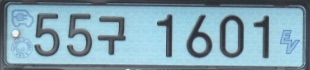
#> input picture data/55구1601_1625339435.jpg, 310 x 70 px
$ python auto_fill.py   (older library calls are emulated)
#> lines starting #> are read from the running program, lines starting #| are printed output that depends on the picture
import os
import glob
import random

from PIL import Image, ImageDraw, ImageFont
import numpy as np

import matplotlib
from matplotlib import pyplot as plt


TARGET_WIDTH = 96
TARGET_HEIGHT = 48

# print radio
print('Radio: ', TARGET_WIDTH / TARGET_HEIGHT)

# opencv
import cv2
# otsu binarization
def otsu_binarize(img):
    img = np.array(img)
    ret, img = cv2.threshold(img, 0, 255, cv2.THRESH_OTSU)
    return Image.fromarray(img)


# open image via path and keep Green channel only
def open_image(path, channel='G'):
#> called with path = 'data/55구1601_1625339435.jpg', channel = 'R'
    img = Image.open(path)
#> img is the input picture: PIL image 310x70 RGB; mean R, G, B 131.2, 164.2, 178.2
    img = img.convert('RGB')
    r, g, b = img.split()
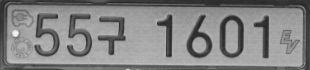
#> r: PIL image 310x70 L; min 34, max 246, mean 131.2
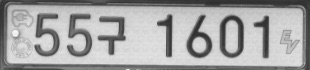
#> g: PIL image 310x70 L; min 43, max 249, mean 164.2
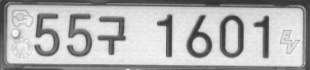
#> b: PIL image 310x70 L; min 46, max 253, mean 178.2
    if channel == 'R':
        return r
    elif channel == 'G':
        return g
    elif channel == 'B':
        return b
    else:
        return img.convert('L')


# create a new image with black background
def create_image(raw_img, width=TARGET_WIDTH, height=TARGET_HEIGHT):
#> called with width = 96, height = 48
    img = Image.new('L', (width, height), (0))
#> img: PIL image 96x48 L; every value is 0
    # resize the raw image to fit the target image width, and keep the ratio
    raw_img = raw_img.resize(
        (TARGET_WIDTH, int(raw_img.size[1] * TARGET_WIDTH / raw_img.size[0])),
        Image.ANTIALIAS
    )
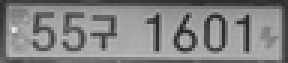
#> raw_img: PIL image 96x21 L (shown 3 times larger); min 33, max 229, mean 131.1
    # paste the raw image to the target image at top
    img.paste(raw_img, (0, 0))
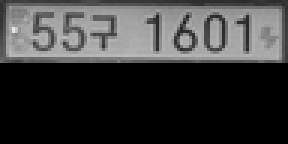
#> img: PIL image 96x48 L (shown 3 times larger); min 0, max 229, mean 57.3
    return img


# function to binarize the image, threshold is 128
def binarize(img, threshold=128):
    ba = np.array(img)
    ba[ba < threshold] = 0
    ba[ba >= threshold] = 255
    return Image.fromarray(ba)


if __name__ == '__main__':
    # open the raw image via path
    # path = 'data/88거9742_1625465514.jpg'       # black-white
    # path = 'data/79버1012_1625465514.jpg'       # green
    # path = 'data/제주79바4470_1625339435.jpg'    # yellow
    path = 'data/55구1601_1625339435.jpg'       # blue

    # [5 lines of commented-out code are left out]
    print('Radio: ', Image.open(path).size[0] / Image.open(path).size[1])

    # four imgs to show
    fig = plt.figure(figsize=(8, 5))

    for i, color in zip(range(1, 5), ['R', 'G', 'B', 'L']):
        fig.add_subplot(2, 2, i)
        # title
        plt.title(color)
        img = open_image(path, channel=color)
        # create a new image
        img = create_image(img)
        # img = np.invert(img)

        # binarize the image
        # img = otsu_binarize(img)
        plt.imshow(img, cmap='gray')

    # # show
    # plt.imshow(img, cmap='gray')
    # plt.show()
    # save as png
    plt.savefig('result.png')
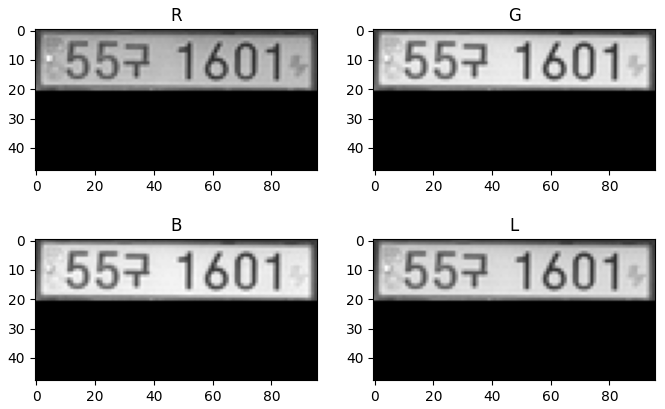
#> figure drawn by matplotlib, 4 panels
